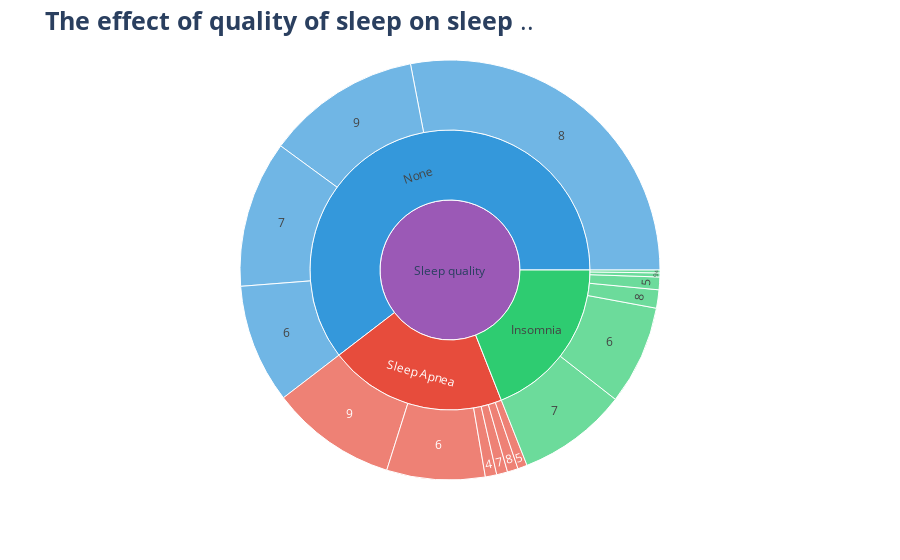

The notebook cell saved with this chart:
### Code cell
fig=px.sunburst(df,path=[px.Constant('Sleep quality'),'Sleep Disorder','Quality of Sleep'],
               color='Sleep Disorder',values='Sleep Duration',
              color_discrete_sequence=['#3498db', '#e74c3c', '#2ecc71', '#9b59b6'],
              hover_data=['Gender'])

fig.update_layout(title='<b>The effect of quality of sleep on sleep </b>..',
                 title_font={'size':25})

fig.show()

### Figure 1 — Plotly figure (JSON) as saved in the notebook; plotly's stock layout.template omitted (floating-point values rounded to 4 significant figures)
{"data": [{"branchvalues": "total", "customdata": [["(?)", "None"], ["(?)", "Sleep Apnea"], ["(?)", "Sleep Apnea"], ["Male", "Insomnia"], ["(?)", "Sleep Apnea"], ["Female", "None"], ["Female", "Insomnia"], ["(?)", "Sleep Apnea"], ["(?)", "None"], ["(?)", "Insomnia"], ["(?)", "Sleep Apnea"], ["(?)", "Insomnia"], ["(?)", "Insomnia"], ["(?)", "Sleep Apnea"], ["(?)", "None"], ["(?)", "(?)"], ["(?)", "Insomnia"], ["(?)", "Sleep Apnea"], ["(?)", "Insomnia"], ["(?)", "None"]], "domain": {"x": [0, 1], "y": [0, 1]}, "hovertemplate": "labels=%{label}<br>Sleep Duration=%{value}<br>parent=%{parent}<br>id=%{id}<br>Gender=%{customdata[0]}<br>Sleep Disorder=%{customdata[1]}<extra></extra>", "ids": ["Sleep quality/None/6", "Sleep quality/Sleep Apnea/6", "Sleep quality/Sleep Apnea", "Sleep quality/Insomnia/4", "Sleep quality/Sleep Apnea/9", "Sleep quality/None/9", "Sleep quality/Insomnia/9", "Sleep quality/Sleep Apnea/8", "Sleep quality/None/8", "Sleep quality/Insomnia/8", "Sleep quality/Sleep Apnea/7", "Sleep quality/Insomnia/7", "Sleep quality/Insomnia/5", "Sleep quality/Sleep Apnea/4", "Sleep quality/None/7", "Sleep quality", "Sleep quality/Insomnia/6", "Sleep quality/Sleep Apnea/5", "Sleep quality/Insomnia", "Sleep quality/None"], "labels": ["6", "6", "Sleep Apnea", "4", "9", "9", "9", "8", "8", "8", "7", "7", "5", "4", "7", "Sleep quality", "6", "5", "Insomnia", "None"], "marker": {"colors": ["#3498db", "#e74c3c", "#e74c3c", "#2ecc71", "#e74c3c", "#3498db", "#2ecc71", "#e74c3c", "#3498db", "#2ecc71", "#e74c3c", "#2ecc71", "#2ecc71", "#e74c3c", "#3498db", "#9b59b6", "#2ecc71", "#e74c3c", "#2ecc71", "#3498db"]}, "name": "", "parents": ["Sleep quality/None", "Sleep quality/Sleep Apnea", "Sleep quality", "Sleep quality/Insomnia", "Sleep quality/Sleep Apnea", "Sleep quality/None", "Sleep quality/Insomnia", "Sleep quality/Sleep Apnea", "Sleep quality/None", "Sleep quality/Insomnia", "Sleep quality/Sleep Apnea", "Sleep quality/Insomnia", "Sleep quality/Insomnia", "Sleep quality/Sleep Apnea", "Sleep quality/None", "", "Sleep quality/Insomnia", "Sleep quality/Sleep Apnea", "Sleep quality", "Sleep quality"], "type": "sunburst", "values": [244.7, 201.9, 548.5, 5.9, 259.1, 317.9, 8.3, 22.1, 747.3, 37.6, 22.5, 225.7, 26, 23.4, 301.6, 2667.0, 203.9, 19.5, 507.4, 1612.0]}], "layout": {"legend": {"tracegroupgap": 0}, "margin": {"t": 60}, "sunburstcolorway": ["#3498db", "#e74c3c", "#2ecc71", "#9b59b6"], "title": {"font": {"size": 25}, "text": "<b>The effect of quality of sleep on sleep </b>.."}}}
